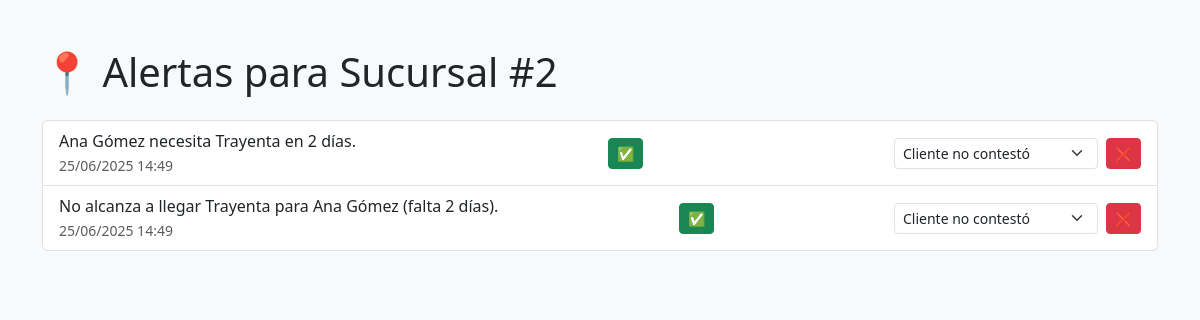
Page /alertas_sucursal/2 on the committed database.
### app.py (models this page shows)
class Alerta(db.Model):
    id = db.Column(db.Integer, primary_key=True)
    tipo = db.Column(db.String(50), nullable=False)
    mensaje = db.Column(db.String(255), nullable=False)
    fecha_programada = db.Column(db.DateTime, nullable=False)
    sucursal_id = db.Column(db.Integer, nullable=True)
    atendida = db.Column(db.Boolean, default=False)
    destinatario = db.Column(db.String(100))

### app.py (the view)
@app.route('/alertas_sucursal/<int:sucursal_id>')
def alertas_sucursal(sucursal_id):
    hoy = datetime.now()
    alertas = Alerta.query.filter_by(sucursal_id=sucursal_id, atendida=False).filter(Alerta.fecha_programada<=hoy).all()
    return render_template('alertas_sucursal.html', alertas=alertas, sucursal_id=sucursal_id, motivos=MOTIVOS)

### templates/alertas_sucursal.html (shortened to what this page needs)
<!DOCTYPE html>
<html lang="es">
<head>
    <link rel="stylesheet"
          href="https://cdn.jsdelivr.net/npm/bootstrap@5.3.0/dist/css/bootstrap.min.css">
</head>
<body class="bg-light">
<div class="container py-5">
    <h1 class="mb-4">📍 Alertas para Sucursal #{{ sucursal_id }}</h1>
    {% if alertas %}
        <ul class="list-group mb-3">
            {% for alerta in alertas %}
                <li class="list-group-item d-flex justify-content-between align-items-center">
                    <div>
                        {{ alerta.mensaje }}<br>
                        <small class="text-muted">
                            {{ alerta.fecha_programada.strftime('%d/%m/%Y %H:%M') }}
                        </small>
                    </div>
                    <form action="{{ url_for('marcar_alerta', alerta_id=alerta.id) }}"
                          method="post" class="m-0">
                        <button type="submit" class="btn btn-sm btn-success">✅</button>
                    </form>
                    <form action="{{ url_for('no_venta', alerta_id=alerta.id) }}" method="post" class="d-flex gap-2">
                        <select name="motivo" class="form-select form-select-sm">
                            {% for m in motivos %}
                            <option value="{{ m }}">{{ m }}</option>
                            {% endfor %}
                        </select>
                        <button type="submit" class="btn btn-sm btn-danger">❌</button>
                    </form>
                </li>
            {% endfor %}
        </ul>
    {% else %}
        <div class="alert alert-success">
            No hay alertas activas para esta sucursal ✅
        </div>
    {% endif %}
</div>
</body>
</html>

### rows in the picture
Alerta: mensaje "Ana Gómez necesita Trayenta en 2 días.", fecha_programada "25/06/2025 14:49"
Alerta: mensaje "No alcanza a llegar Trayenta para Ana Gómez (falta 2 días).", fecha_programada "25/06/2025 14:49"

### other values in the picture
{{ sucursal_id }} "2"
form field motivo "Cliente no contestó"
